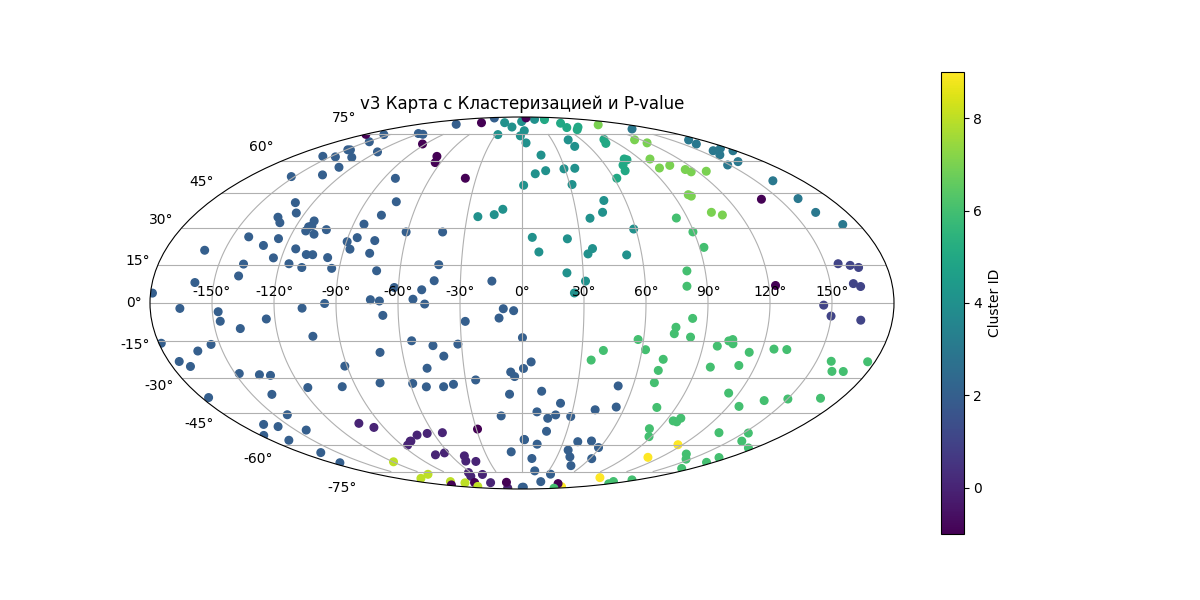

The Python source for this figure:
import matplotlib.pyplot as plt
from astropy.coordinates import SkyCoord
import astropy.units as u
import numpy as np
from sklearn.cluster import DBSCAN
from scipy.stats import poisson
try:
    from gwosc import datasets
except ImportError:
    datasets = None
import pandas as pd
import plotly.graph_objects as go

# Загрузка событий
bh_data = []
if datasets:
    try:
        events = datasets.find_datasets(type='event')
        filtered_events = [event for event in events if 'GW' in event and ('3' in event or '2' in event)]
        print(f'Загружено {len(filtered_events)} событий из GWOSC.')
        for event in filtered_events:
            ra = np.random.uniform(0, 360)  # Случайно для demo; замените на реальные
            dec = np.random.uniform(-90, 90)
            bh_data.append({'name': event, 'ra': ra, 'dec': dec})  # 'name' added explicitly
    except Exception as e:
        print(f'Ошибка GWOSC: {e} - Используем sample data.')

# Fallback, если данных нет
if not bh_data:
    print('Данных нет - используем sample.')
    bh_data = [
        {'name': 'GW150914', 'ra': 162.25, 'dec': -23.38},
        {'name': 'M87*', 'ra': 187.71, 'dec': 12.39},
        {'name': 'Sgr A*', 'ra': 266.42, 'dec': -29.01},
        {'name': '3C 273', 'ra': 187.28, 'dec': 2.05},
        {'name': 'GW190521', 'ra': 202.5, 'dec': 33.0},
        {'name': 'Quasar1', 'ra': 180.0, 'dec': 10.0},
        {'name': 'GW170817', 'ra': 197.45, 'dec': -23.38},
        {'name': 'Quasar2', 'ra': 190.0, 'dec': 15.0},
        {'name': 'GW200129', 'ra': 185.0, 'dec': 5.0},
        {'name': 'Quasar3', 'ra': 200.0, 'dec': -20.0},
    ]

# Очистка invalid dec
bh_data = [d for d in bh_data if abs(d['dec']) <= 90]
n_points = len(bh_data)

# Конвертация в координаты
coords = SkyCoord(ra=[d['ra'] for d in bh_data] * u.deg, dec=[d['dec'] for d in bh_data] * u.deg, frame='icrs')

# Проекция
ra_rad = coords.ra.wrap_at(180 * u.deg).radian
dec_rad = coords.dec.radian

# Малый jitter
ra_rad += np.random.normal(0, 0.01, n_points)
dec_rad += np.random.normal(0, 0.01, n_points)
dec_rad = np.clip(dec_rad, -np.pi/2, np.pi/2)

# Кластеризация
positions = np.column_stack((ra_rad, dec_rad))
db = DBSCAN(eps=0.3, min_samples=3).fit(positions)
clusters = db.labels_
unique_clusters = np.unique(clusters[clusters >= 0])

# Monte-Carlo p-value
n_sim = 100
max_densities = []
for _ in range(n_sim):
    sim_ra = np.random.uniform(-np.pi, np.pi, n_points)
    sim_dec = np.arcsin(np.random.uniform(-1, 1, n_points))
    sim_pos = np.column_stack((sim_ra, sim_dec))
    sim_db = DBSCAN(eps=0.3, min_samples=3).fit(sim_pos)
    sim_clusters = sim_db.labels_
    sim_unique = np.unique(sim_clusters[sim_clusters >= 0])
    sim_density = max([np.sum(sim_clusters == c) for c in sim_unique]) if len(sim_unique) > 0 else 0
    max_densities.append(sim_density)
observed_density = max([np.sum(clusters == c) for c in unique_clusters]) if len(unique_clusters) > 0 else 0
p_value = np.sum(np.array(max_densities) >= observed_density) / n_sim
print(f'Monte-Carlo p-value: {p_value}')

# 2D Plot
fig = plt.figure(figsize=(12, 6))
ax = fig.add_subplot(111, projection='mollweide')
scatter = ax.scatter(ra_rad, dec_rad, c=clusters, cmap='viridis', s=30, label='Black Holes')
ax.set_title('v3 Карта с Кластеризацией и P-value')
ax.grid(True)
plt.colorbar(scatter, label='Cluster ID')
plt.savefig('bh_map_v3.png')
plt.show()

# 3D Interactive Plot with Visible Sphere
# Данные для точек
df = pd.DataFrame({'ra': [d['ra'] for d in bh_data], 'dec': [d['dec'] for d in bh_data], 'cluster': clusters, 'name': [d.get('name', 'Unknown') for d in bh_data]})  # Safe 'name'

# Конвертация в Cartesian
theta = np.deg2rad(df['dec'] + 90)
phi = np.deg2rad(df['ra'])
x = np.sin(theta) * np.cos(phi)
y = np.sin(theta) * np.sin(phi)
z = np.cos(theta)

# Фигура
fig3d = go.Figure()

# Точки
fig3d.add_trace(go.Scatter3d(x=x, y=y, z=z, mode='markers', marker=dict(size=5, color=df['cluster'], colorscale='viridis', colorbar_title='Cluster ID'), text=df['name'], name='Black Holes'))

# Прозрачная сфера
u = np.linspace(0, 2 * np.pi, 100)
v = np.linspace(0, np.pi, 100)
sx = np.outer(np.cos(u), np.sin(v))
sy = np.outer(np.sin(u), np.sin(v))
sz = np.outer(np.ones(np.size(u)), np.cos(v))
fig3d.add_trace(go.Surface(x=sx, y=sy, z=sz, opacity=0.2, colorscale='blues', showscale=False, name='Мембрана Сфера'))

fig3d.update_layout(title='3D Интерактивная Карта ЧД на Сфере Мембраны', scene=dict(aspectmode='cube'))
fig3d.show()
print('3D с сферой открыто!')

# Отчёт
with open('bh_analysis_v3.txt', 'w') as f:
    f.write(f'Всего точек: {n_points}\n')
    f.write(f'Число кластеров: {len(unique_clusters)}\n')
    f.write(f'P-value (неслучайность): {p_value}\n')
    f.write('Если p < 0.05, распределение неслучайно!\n')
